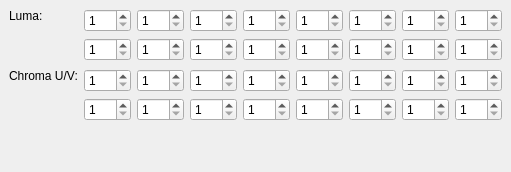
     <widget class="QWidget" name="tab_2">
      <attribute name="title">
       <string>Inter 4x4</string>
      </attribute>
      <layout class="QVBoxLayout">
       <property name="spacing">
        <number>6</number>
       </property>
       <property name="margin">
        <number>9</number>
       </property>
       <item>
        <layout class="QHBoxLayout">
         <property name="spacing">
          <number>6</number>
         </property>
         <property name="margin">
          <number>0</number>
         </property>
         <item>
          <layout class="QVBoxLayout">
           <property name="spacing">
            <number>6</number>
           </property>
           <property name="margin">
            <number>0</number>
           </property>
           <item>
            <widget class="QLabel" name="label_4">
             <property name="text">
              <string>Luma:</string>
             </property>
            </widget>
           </item>
           <item>
            <spacer>
             <property name="orientation">
              <enum>Qt::Vertical</enum>
             </property>
             <property name="sizeHint" stdset="0">
              <size>
               <width>20</width>
               <height>40</height>
              </size>
             </property>
            </spacer>
           </item>
          </layout>
         </item>
         <item>
          <layout class="QGridLayout">
           <property name="margin">
            <number>0</number>
           </property>
           <property name="spacing">
            <number>6</number>
           </property>
           <item row="1" column="7">
            <widget class="QSpinBox" name="inter4x4Luma16SpinBox">
             <property name="minimum">
              <number>1</number>
             </property>
             <property name="maximum">
              <number>255</number>
             </property>
            </widget>
           </item>
           <item row="0" column="3">
            <widget class="QSpinBox" name="inter4x4Luma4SpinBox">
             <property name="minimum">
              <number>1</number>
             </property>
             <property name="maximum">
              <number>255</number>
             </property>
            </widget>
           </item>
           <item row="1" column="3">
            <widget class="QSpinBox" name="inter4x4Luma12SpinBox">
             <property name="minimum">
              <number>1</number>
             </property>
             <property name="maximum">
              <number>255</number>
             </property>
            </widget>
           </item>
           <item row="0" column="6">
            <widget class="QSpinBox" name="inter4x4Luma7SpinBox">
             <property name="minimum">
              <number>1</number>
             </property>
             <property name="maximum">
              <number>255</number>
             </property>
            </widget>
           </item>
           <item row="1" column="5">
            <widget class="QSpinBox" name="inter4x4Luma14SpinBox">
             <property name="minimum">
              <number>1</number>
             </property>
             <property name="maximum">
              <number>255</number>
             </property>
            </widget>
           </item>
           <item row="1" column="0">
            <widget class="QSpinBox" name="inter4x4Luma9SpinBox">
             <property name="minimum">
              <number>1</number>
             </property>
             <property name="maximum">
              <number>255</number>
             </property>
            </widget>
           </item>
           <item row="1" column="4">
            <widget class="QSpinBox" name="inter4x4Luma13SpinBox">
             <property name="minimum">
              <number>1</number>
             </property>
             <property name="maximum">
              <number>255</number>
             </property>
            </widget>
           </item>
           <item row="1" column="2">
            <widget class="QSpinBox" name="inter4x4Luma11SpinBox">
             <property name="minimum">
              <number>1</number>
             </property>
             <property name="maximum">
              <number>255</number>
             </property>
            </widget>
           </item>
           <item row="0" column="5">
            <widget class="QSpinBox" name="inter4x4Luma6SpinBox">
             <property name="minimum">
              <number>1</number>
             </property>
             <property name="maximum">
              <number>255</number>
             </property>
            </widget>
           </item>
           <item row="1" column="6">
            <widget class="QSpinBox" name="inter4x4Luma15SpinBox">
             <property name="minimum">
              <number>1</number>
             </property>
             <property name="maximum">
              <number>255</number>
             </property>
            </widget>
           </item>
           <item row="0" column="2">
            <widget class="QSpinBox" name="inter4x4Luma3SpinBox">
             <property name="minimum">
              <number>1</number>
             </property>
             <property name="maximum">
              <number>255</number>
             </property>
            </widget>
           </item>
           <item row="0" column="0">
            <widget class="QSpinBox" name="inter4x4Luma1SpinBox">
             <property name="minimum">
              <number>1</number>
             </property>
             <property name="maximum">
              <number>255</number>
             </property>
            </widget>
           </item>
           <item row="0" column="7">
            <widget class="QSpinBox" name="inter4x4Luma8SpinBox">
             <property name="minimum">
              <number>1</number>
             </property>
             <property name="maximum">
              <number>255</number>
             </property>
            </widget>
           </item>
           <item row="1" column="1">
            <widget class="QSpinBox" name="inter4x4Luma10SpinBox">
             <property name="minimum">
              <number>1</number>
             </property>
             <property name="maximum">
              <number>255</number>
             </property>
            </widget>
           </item>
           <item row="0" column="1">
            <widget class="QSpinBox" name="inter4x4Luma2SpinBox">
             <property name="minimum">
              <number>1</number>
             </property>
             <property name="maximum">
              <number>255</number>
             </property>
            </widget>
           </item>
           <item row="0" column="4">
            <widget class="QSpinBox" name="inter4x4Luma5SpinBox">
             <property name="minimum">
              <number>1</number>
             </property>
             <property name="maximum">
              <number>255</number>
             </property>
            </widget>
           </item>
          </layout>
         </item>
        </layout>
       </item>
       <item>
        <layout class="QHBoxLayout">
         <property name="spacing">
          <number>6</number>
         </property>
         <property name="margin">
          <number>0</number>
         </property>
         <item>
          <layout class="QVBoxLayout">
           <property name="spacing">
            <number>6</number>
           </property>
           <property name="margin">
            <number>0</number>
           </property>
           <item>
            <widget class="QLabel" name="label_5">
             <property name="text">
              <string>Chroma U/V:</string>
             </property>
            </widget>
           </item>
           <item>
            <spacer>
             <property name="orientation">
              <enum>Qt::Vertical</enum>
             </property>
             <property name="sizeHint" stdset="0">
              <size>
               <width>20</width>
               <height>40</height>
              </size>
             </property>
            </spacer>
           </item>
          </layout>
         </item>
         <item>
          <layout class="QGridLayout">
           <property name="margin">
            <number>0</number>
           </property>
           <property name="spacing">
            <number>6</number>
           </property>
           <item row="1" column="7">
            <widget class="QSpinBox" name="interChroma16SpinBox">
             <property name="minimum">
              <number>1</number>
             </property>
             <property name="maximum">
              <number>255</number>
             </property>
            </widget>
           </item>
           <item row="0" column="3">
            <widget class="QSpinBox" name="interChroma4SpinBox">
             <property name="minimum">
              <number>1</number>
             </property>
             <property name="maximum">
              <number>255</number>
             </property>
            </widget>
           </item>
           <item row="1" column="3">
            <widget class="QSpinBox" name="interChroma12SpinBox">
             <property name="minimum">
              <number>1</number>
             </property>
             <property name="maximum">
              <number>255</number>
             </property>
            </widget>
           </item>
           <item row="0" column="6">
            <widget class="QSpinBox" name="interChroma7SpinBox">
             <property name="minimum">
              <number>1</number>
             </property>
             <property name="maximum">
              <number>255</number>
             </property>
            </widget>
           </item>
           <item row="1" column="5">
            <widget class="QSpinBox" name="interChroma14SpinBox">
             <property name="minimum">
              <number>1</number>
             </property>
             <property name="maximum">
              <number>255</number>
             </property>
            </widget>
           </item>
           <item row="1" column="0">
            <widget class="QSpinBox" name="interChroma9SpinBox">
             <property name="minimum">
              <number>1</number>
             </property>
             <property name="maximum">
              <number>255</number>
             </property>
            </widget>
           </item>
           <item row="1" column="4">
            <widget class="QSpinBox" name="interChroma13SpinBox">
             <property name="minimum">
              <number>1</number>
             </property>
             <property name="maximum">
              <number>255</number>
             </property>
            </widget>
           </item>
           <item row="1" column="2">
            <widget class="QSpinBox" name="interChroma11SpinBox">
             <property name="minimum">
              <number>1</number>
             </property>
             <property name="maximum">
              <number>255</number>
             </property>
            </widget>
           </item>
           <item row="0" column="5">
            <widget class="QSpinBox" name="interChroma6SpinBox">
             <property name="minimum">
              <number>1</number>
             </property>
             <property name="maximum">
              <number>255</number>
             </property>
            </widget>
           </item>
           <item row="1" column="6">
            <widget class="QSpinBox" name="interChroma15SpinBox">
             <property name="minimum">
              <number>1</number>
             </property>
             <property name="maximum">
              <number>255</number>
             </property>
            </widget>
           </item>
           <item row="0" column="2">
            <widget class="QSpinBox" name="interChroma3SpinBox">
             <property name="minimum">
              <number>1</number>
             </property>
             <property name="maximum">
              <number>255</number>
             </property>
            </widget>
           </item>
           <item row="0" column="0">
            <widget class="QSpinBox" name="interChroma1SpinBox">
             <property name="minimum">
              <number>1</number>
             </property>
             <property name="maximum">
              <number>255</number>
             </property>
            </widget>
           </item>
           <item row="0" column="7">
            <widget class="QSpinBox" name="interChroma8SpinBox">
             <property name="minimum">
              <number>1</number>
             </property>
             <property name="maximum">
              <number>255</number>
             </property>
            </widget>
           </item>
           <item row="1" column="1">
            <widget class="QSpinBox" name="interChroma10SpinBox">
             <property name="minimum">
              <number>1</number>
             </property>
             <property name="maximum">
              <number>255</number>
             </property>
            </widget>
           </item>
           <item row="0" column="1">
            <widget class="QSpinBox" name="interChroma2SpinBox">
             <property name="minimum">
              <number>1</number>
             </property>
             <property name="maximum">
              <number>255</number>
             </property>
            </widget>
           </item>
           <item row="0" column="4">
            <widget class="QSpinBox" name="interChroma5SpinBox">
             <property name="minimum">
              <number>1</number>
             </property>
             <property name="maximum">
              <number>255</number>
             </property>
            </widget>
           </item>
          </layout>
         </item>
        </layout>
       </item>
       <item>
        <spacer>
         <property name="orientation">
          <enum>Qt::Vertical</enum>
         </property>
         <property name="sizeHint" stdset="0">
          <size>
           <width>20</width>
           <height>40</height>
          </size>
         </property>
        </spacer>
       </item>
      </layout>
     </widget>
